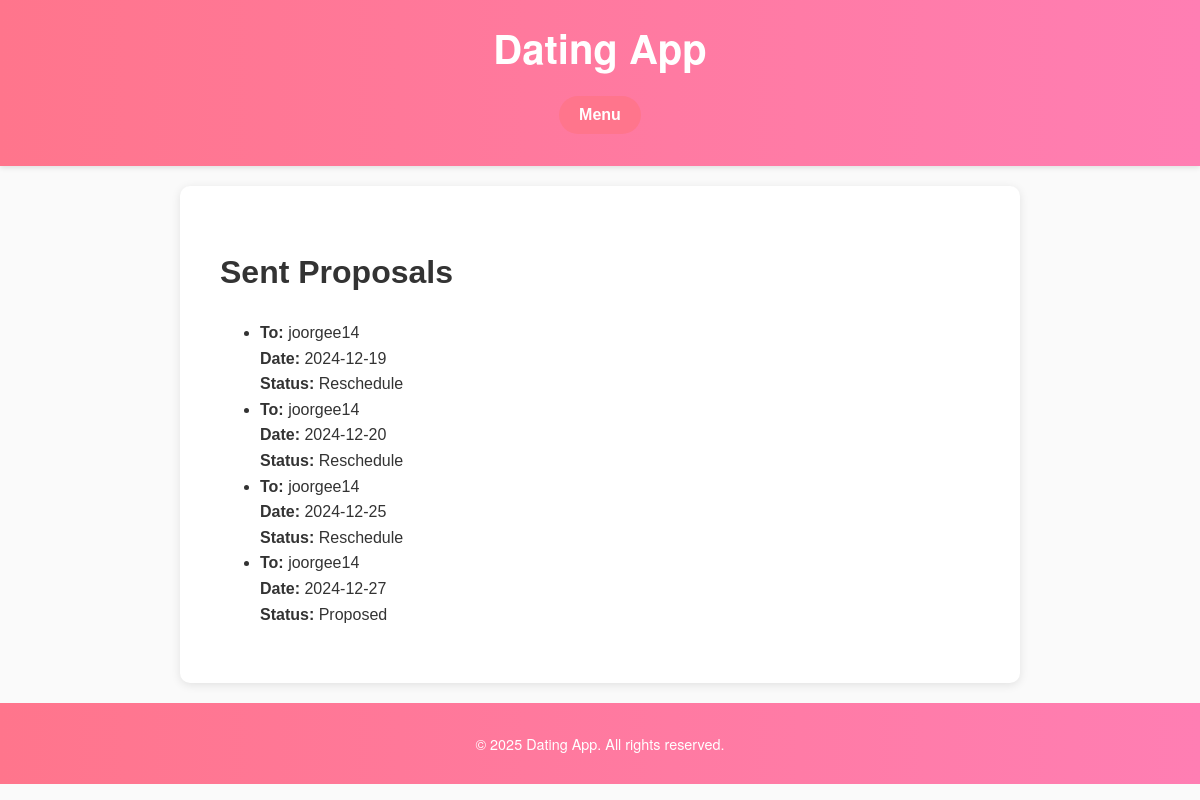
The page /sent_proposals (signed in) on the database its author committed.
### website/model.py (models this page shows)
class DateProposal(db.Model):
    id: Mapped[int] = mapped_column(primary_key=True)
    proposer_id: Mapped[int] = mapped_column(ForeignKey("user.id"))
    proposer: Mapped["User"] = relationship(
        "User", foreign_keys=[proposer_id], back_populates="sent_proposals"
    )
    recipient_id: Mapped[int] = mapped_column(ForeignKey("user.id"))
    recipient: Mapped["User"] = relationship(
        "User", foreign_keys=[recipient_id], back_populates="received_proposals"
    )
    date_time: Mapped[date] = mapped_column(Date, nullable=False)
    status: Mapped[ProposalStatus]
    request_timestamp: Mapped[datetime] = mapped_column(
        DateTime(timezone=True), server_default=func.now()
    )
    response_timestamp: Mapped[datetime] = mapped_column(
        DateTime(timezone=True), server_default=func.now()
    )
    optional_text_proposal: Mapped[Optional[str]] = mapped_column(
        String(100)
    )
    optional_text_response: Mapped[Optional[str]] = mapped_column(
        String(100)
    )

class User(db.Model, flask_login.UserMixin):
    id : Mapped[int] = mapped_column(primary_key=True)
    username : Mapped[str] = mapped_column(
        String(100), unique=True
    )
    first_name : Mapped[str] = mapped_column(
        String(100)
    )
    last_name: Mapped[str] = mapped_column(
        String(100)
    )
    email : Mapped[str] = mapped_column(
        String(128), unique=True
    )
    password : Mapped[str] = mapped_column(
        String(128)
    )
    profile: Mapped["UserProfile"] = relationship("UserProfile", back_populates="user", uselist=False)
    matches: Mapped["MatchingPreference"] = relationship("MatchingPreference", back_populates="user", uselist=False)
    sent_proposals: Mapped[List["DateProposal"]] = relationship(
        "DateProposal", back_populates="proposer", foreign_keys="DateProposal.proposer_id"
    )
    received_proposals: Mapped[List["DateProposal"]] = relationship(
        "DateProposal", back_populates="recipient", foreign_keys="DateProposal.recipient_id"
    )
    liking: Mapped[List["User"]] = relationship(
        secondary=LikingAssociation.__table__,
        primaryjoin=LikingAssociation.liker_id == id,
        secondaryjoin=LikingAssociation.liked_id == id,
        back_populates="likers",
    )
    likers: Mapped[List["User"]] = relationship(
        secondary=LikingAssociation.__table__,
        primaryjoin=LikingAssociation.liked_id == id,
        secondaryjoin=LikingAssociation.liker_id == id,
        back_populates="liking",
    )
    blocking: Mapped[List["User"]] = relationship(
        secondary=BlockingAssociation.__table__,
        primaryjoin=BlockingAssociation.blocker_id == id,
        secondaryjoin=BlockingAssociation.blocked_id == id,
        back_populates="blockers",
    )
    blockers: Mapped[List["User"]] = relationship(
        secondary=BlockingAssociation.__table__,
        primaryjoin=BlockingAssociation.blocked_id == id,
        secondaryjoin=BlockingAssociation.blocker_id == id,
        back_populates="blocking",
    )
    created_events: Mapped[List["Event"]] = relationship("Event", back_populates="creator")
    registered_events: Mapped[List["Event"]] = relationship("EventParticipant", back_populates="user")

### website/proposals.py (the view)
@proposals.route('/sent_proposals', methods=['GET'])
@flask_login.login_required
def sent_proposals():
    user = current_user
    query = db.select(DateProposal).where(DateProposal.proposer_id == user.id)
    proposals = db.session.execute(query).scalars().all()
    for proposal in proposals:
        if proposal.status == ProposalStatus.ignored:
            proposal.status = ProposalStatus.proposed
    return render_template('sent_proposals.html', proposals=proposals)

### website/templates/sent_proposals.html (shortened to what this page needs)
{% extends 'base.html' %}
{% block content %}
<div class="container">
    <h1>Sent Proposals</h1>
    {% if proposals %}
        <ul class="list-group">
            {% for proposal in proposals %}
                <li class="list-group-item">
                    <strong>To:</strong> {{ proposal.recipient.username }} <br>
                    <strong>Date:</strong> {{ proposal.date_time.strftime('%Y-%m-%d') }} <br>
                    <strong>Status:</strong> {{ proposal.status.name | replace('_', ' ') | title() }} <br>
                </li>
            {% endfor %}
        </ul>
    {% else %}
        <p>No sent proposals at the moment.</p>
    {% endif %}
</div>
{% endblock %}

### website/templates/base.html (shortened to what this page needs)
<!DOCTYPE html>
<html lang="en">
<head>
    <link rel="stylesheet" href="{{ url_for('static', filename='styles/base.css') }}">
    <link rel="stylesheet" href="{{ url_for('static', filename='styles/navbar.css') }}">
</head>
<body>
    <header>
        <h1>{% block header %}Dating App{% endblock %}</h1>
        <nav>
            <div class="dropdown">
                <button class="dropbtn" onclick="toggleDropdown()">Menu</button>
            </div>
        </nav>
    </header>
    <main>
        {% block content %}{% endblock %}
    </main>
    <footer>
        <p>&copy; 2025 Dating App. All rights reserved.</p>
    </footer>
</body>
</html>

### website/static/styles/base.css (style rules this page uses)
body { font-family: 'Helvetica Neue', Arial, sans-serif; margin: 0; padding: 0; background-color: #fafafa; color: #333; line-height: 1.6; }
header { background: linear-gradient(90deg, #ff758c, #ff7eb3); color: #fff; padding: 1em; text-align: center; box-shadow: 0 2px 5px rgba(0, 0, 0, 0.1); }
header h1 { margin: 0; font-size: 2.5em; font-weight: bold; }
main { margin: 20px auto; padding: 20px; background: #fff; border-radius: 10px; box-shadow: 0 2px 10px rgba(0, 0, 0, 0.1); max-width: 800px; }
footer { text-align: center; padding: 1em 0; background: linear-gradient(90deg, #ff758c, #ff7eb3); color: white; font-size: 0.9em; }
button { background-color: #ff758c; color: white; border: none; padding: 10px 20px; font-size: 1em; border-radius: 25px; cursor: pointer; transition: background 0.3s ease; }
.container { max-width: 800px; margin: auto; padding: 20px; font-family: 'Arial', sans-serif; }

### website/static/styles/navbar.css (style rules this page uses)
nav { margin: 1em 0; text-align: center; }
nav .dropdown { position: relative; display: inline-block; }
nav .dropbtn { background-color: #ff758c; color: white; border: none; padding: 10px 20px; font-size: 1em; cursor: pointer; border-radius: 25px; font-weight: bold; transition: background 0.3s ease; }

### rows shown on the page
DateProposal: recipient.username "joorgee14", date_time "2024-12-19", status.name "Reschedule"
DateProposal: recipient.username "joorgee14", date_time "2024-12-20", status.name "Reschedule"
DateProposal: recipient.username "joorgee14", date_time "2024-12-25", status.name "Reschedule"
DateProposal: recipient.username "joorgee14", date_time "2024-12-27", status.name "Proposed"
